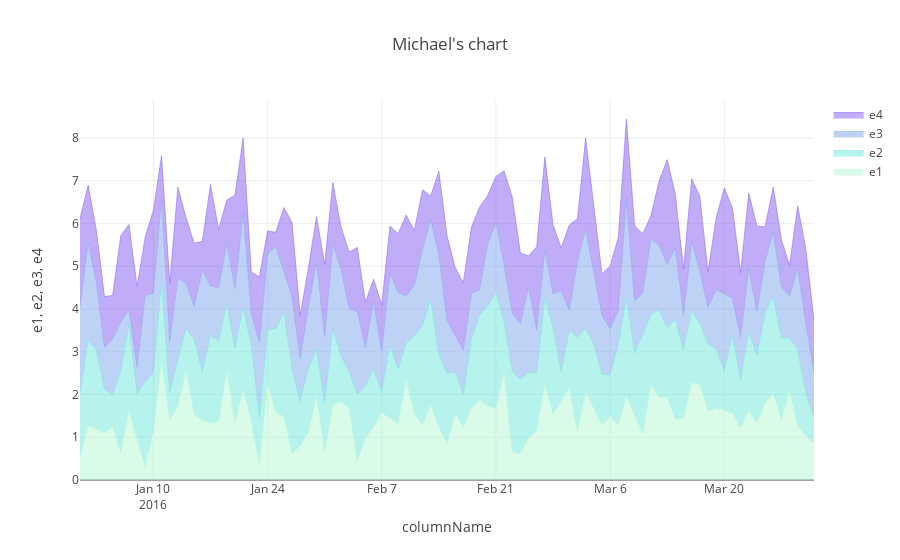

Notebook code for this chart:
### Markdown cell above
# Kql - render stackedareachart

### Code cell
%%kql 
let randn = () {rand() + rand() + rand()};
range columnName from datetime('2016-01-01') to datetime('2016-03-31') step 1d
| extend e1 = randn()
| extend e2 = randn()
| extend e3 = randn()
| extend e4 = randn()
| render stackedareachart title="Michael's chart"
